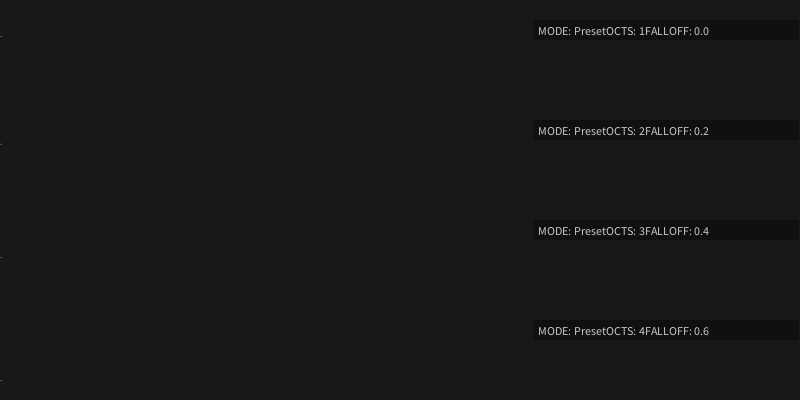
Frame 1 (no input)
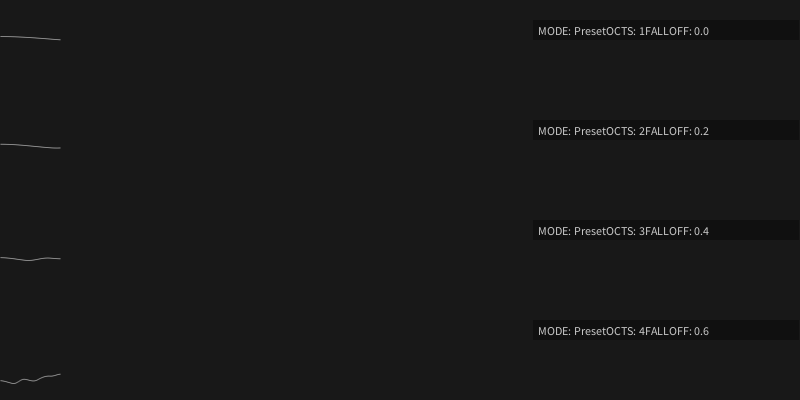
Frame 60 (the mouse pressed at the canvas centre just before this capture)
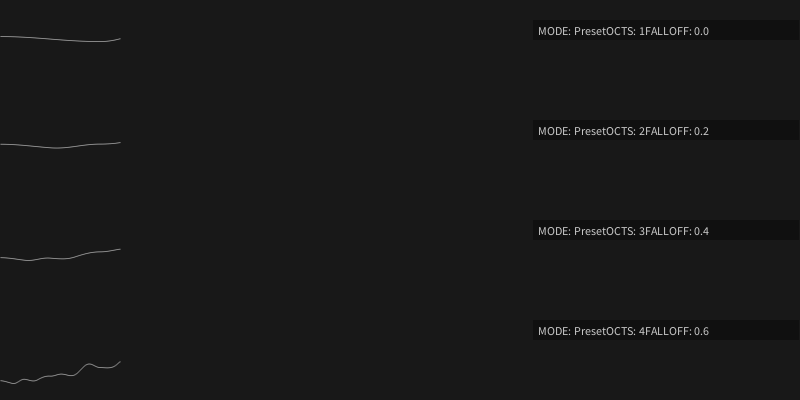
Frame 120 (the mouse held since frame 60 and released just before this capture)

The Processing sketch that drew these frames (run headless with seeded random() and noise(); from frame 60 on, the mouse is pressed at the canvas centre):

// Processing sketch: noise
// ── noise.pde
// X-position of line
float x;
// Time position along noise curve
float t;

// Octaves determines number of noise functions you add together
int manOct;

// Falloff is relative strength of each additional octave
float manFall;

String mode = "Preset";
Line [] lines = new Line[4];
int bg = 24;


void setup() {
  size(800, 400);
  background(bg);
  noiseSeed(0);
  noStroke();

  for (int i = 0; i < lines.length; i++) {
    lines[i] = new Line(i);
  }
}


void draw() {
  // Wrap around when you get to the right edge of window
  if (x > width) {
    background(bg);
    x = 0;
  }

  // Keep moving across the window
  x++;

  // Keep moving along the noise function
  t+=.01;

  // Draw noise lines
  for (Line l : lines) {
    l.update();
    l.display();
  }
}

void keyPressed() {

  mode = "Preset";
  if (keyCode == UP || keyCode == DOWN ||keyCode == RIGHT || keyCode == LEFT) {
    switch(keyCode) {
    case UP:
      manOct++;
      mode = "Octaves";
      break;
    case DOWN:
      manOct--;
      mode = "Octaves";
      break;
    case RIGHT:
      manFall+=.1;
      mode = "Falloff";
      break;
    case LEFT:
      manFall-=.1;
      mode = "Falloff";
      break;
    }

    manOct = constrain(manOct, 1, 20);
    manFall = constrain(manFall, 0.01, 1);

    // Update all of the lines
    for (Line l : lines) {
      l.modulate(manOct, manFall);
    }

  }
}


// ── Line.pde
class Line {
  float y;
  int octaves, origOct, index;
  float falloff, origFall;
  
  float labelX = 2*width/3;

  Line(int i) {
    index = i;
    octaves = index + 1;
    falloff = index*0.2+0.01;
    origOct = octaves;
    origFall = falloff;
  }
  
  // Change number of octaves and falloff for this line
  void modulate(int _octaves, float _falloff) {
    if (mode.equals("Octaves")) {
      octaves = _octaves;
      falloff = origFall;
    }
    else if (mode.equals("Falloff")) {
      falloff = _falloff;
      octaves = origOct;
    }
    else {
      octaves = origOct;
      falloff = origFall;
    }
  }
  
  // Keep moving along the noise function
  void update() {
    noiseDetail(octaves, falloff);
    y = noise(t)*100;    
  }

  void display() {
    pushMatrix();
    // translate to the ith row in the window
    // total number of rows = total number of lines
    // height of each row is height/num of lines
    translate(0, (index*height/lines.length));
    fill(16);
    rect(labelX, 20, width/3, 20);
    fill(200);
    text("MODE: " + mode + "\tOCTS: " + octaves + "\tFALLOFF: " + Float.toString(falloff).substring(0,3), labelX+5, 35);
    fill(255, 200);
    ellipse(x, y, 1, 1);
    noStroke();
    popMatrix();
  }
}
